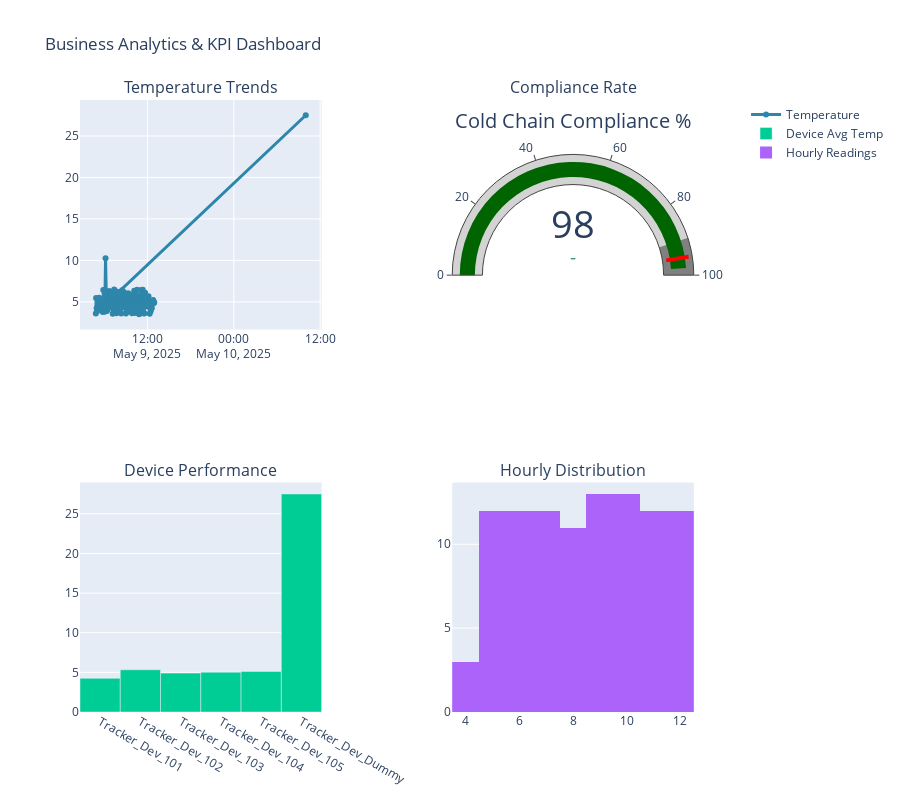

Notebook cell for this chart:
### Markdown cell above
## Section 7: Business Analytics & KPI Dashboard
Build an executive dashboard with KPIs: compliance rate, average temperature, device performance, and monitoring efficiency. Export dashboard screenshot.

### Code cell
# Business analytics dashboard
%pip install -q kaleido

import os
os.makedirs('exports', exist_ok=True)

def create_business_analytics(df):
    fig = make_subplots(
        rows=2, cols=2,
        subplot_titles=('Temperature Trends', 'Compliance Rate', 'Device Performance', 'Hourly Distribution'),
        specs=[[{"secondary_y": True}, {"type": "indicator"}],
               [{"type": "bar"}, {"type": "histogram"}]]
    )
    # Temperature trend
    fig.add_trace(go.Scatter(x=df['IoT_Sensor_DateTime'], y=df['Temperature_Celsius'],
                            mode='lines+markers', name='Temperature',
                            line=dict(color='#2E86AB', width=3)), row=1, col=1)
    # Compliance KPI
    compliance_rate = 100 * df['Cold_Chain_Compliant'].sum() / len(df)
    fig.add_trace(go.Indicator(
        mode="gauge+number+delta",
        value=compliance_rate,
        domain={'x': [0, 1], 'y': [0, 1]},
        title={'text': "Cold Chain Compliance %"},
        gauge={'axis': {'range': [None, 100]},
               'bar': {'color': "darkgreen"},
               'steps': [{'range': [0, 90], 'color': "lightgray"},
                        {'range': [90, 100], 'color': "gray"}],
               'threshold': {'line': {'color': "red", 'width': 4},
                           'thickness': 0.75,
                           'value': 95}}), row=1, col=2)
    # Device performance
    device_perf = df.groupby('IoT_Device_ID')['Temperature_Celsius'].mean()
    fig.add_trace(go.Bar(x=device_perf.index, y=device_perf.values, name='Device Avg Temp'), row=2, col=1)
    # Hourly distribution
    fig.add_trace(go.Histogram(x=df['Hour_of_Day'], name='Hourly Readings'), row=2, col=2)
    fig.update_layout(title_text='Business Analytics & KPI Dashboard', height=800)
    try:
        fig.write_image('exports/Week7_Analytics.png', width=1920, height=1080, scale=2)
    except ValueError as e:
        print("❌ Error saving image. Ensure 'kaleido' is installed. Error:", e)
    fig.show()

create_business_analytics(df)

### Figure 1 — Plotly figure (JSON) as saved in the notebook; plotly's stock layout.template omitted (floating-point values rounded to 4 significant figures)
{"data": [{"line": {"color": "#2E86AB", "width": 3}, "mode": "lines+markers", "name": "Temperature", "type": "scatter", "x": ["2025-05-10T10:00:00.000000000", "2025-05-09T04:49:40.000000000", "2025-05-09T04:51:40.000000000", "2025-05-09T04:56:40.000000000", "2025-05-09T05:01:40.000000000", "2025-05-09T05:07:40.000000000", "2025-05-09T05:12:40.000000000", "2025-05-09T05:16:40.000000000", "2025-05-09T05:21:40.000000000", "2025-05-09T05:29:40.000000000", "2025-05-09T05:34:40.000000000", "2025-05-09T05:39:40.000000000", "2025-05-09T05:41:40.000000000", "2025-05-09T05:47:40.000000000", "2025-05-09T05:51:40.000000000", "2025-05-09T05:56:40.000000000", "2025-05-09T06:03:40.000000000", "2025-05-09T06:10:40.000000000", "2025-05-09T06:12:40.000000000", "2025-05-09T06:17:40.000000000", "2025-05-09T06:21:40.000000000", "2025-05-09T06:29:40.000000000", "2025-05-09T06:31:40.000000000", "2025-05-09T06:39:40.000000000", "2025-05-09T06:41:40.000000000", "2025-05-09T06:49:40.000000000", "2025-05-09T06:53:40.000000000", "2025-05-09T06:56:40.000000000", "2025-05-09T07:01:40.000000000", "2025-05-09T07:10:40.000000000", "2025-05-09T07:13:40.000000000", "2025-05-09T07:20:40.000000000", "2025-05-09T07:22:40.000000000", "2025-05-09T07:29:40.000000000", "2025-05-09T07:34:40.000000000", "2025-05-09T07:37:40.000000000", "2025-05-09T07:41:40.000000000", "2025-05-09T07:46:40.000000000", "2025-05-09T07:53:40.000000000", "2025-05-09T07:58:40.000000000", "2025-05-09T08:05:40.000000000", "2025-05-09T08:09:40.000000000", "2025-05-09T08:14:40.000000000", "2025-05-09T08:16:40.000000000", "2025-05-09T08:21:40.000000000", "2025-05-09T08:28:40.000000000", "2025-05-09T08:33:40.000000000", "2025-05-09T08:40:40.000000000", "2025-05-09T08:43:40.000000000", "2025-05-09T08:48:40.000000000", "2025-05-09T08:53:40.000000000", "2025-05-09T09:00:40.000000000", "2025-05-09T09:05:40.000000000", "2025-05-09T09:06:40.000000000", "2025-05-09T09:14:40.000000000", "2025-05-09T09:20:40.000000000", "2025-05-09T09:24:40.000000000", "2025-05-09T09:29:40.000000000", "2025-05-09T09:32:40.000000000", "2025-05-09T09:36:40.000000000", "2025-05-09T09:41:40.000000000", "2025-05-09T09:46:40.000000000", "2025-05-09T09:51:40.000000000", "2025-05-09T09:57:40.000000000", "2025-05-09T10:04:40.000000000", "2025-05-09T10:09:40.000000000", "2025-05-09T10:12:40.000000000", "2025-05-09T10:18:40.000000000", "2025-05-09T10:23:40.000000000", "2025-05-09T10:27:40.000000000", "2025-05-09T10:32:40.000000000", "2025-05-09T10:38:40.000000000", "2025-05-09T10:45:40.000000000", "2025-05-09T10:50:40.000000000", "2025-05-09T10:51:40.000000000", "2025-05-09T10:58:40.000000000", "2025-05-09T11:05:40.000000000", "2025-05-09T11:07:40.000000000", "2025-05-09T11:15:40.000000000", "2025-05-09T11:20:40.000000000", "2025-05-09T11:23:40.000000000", "2025-05-09T11:30:40.000000000", "2025-05-09T11:33:40.000000000", "2025-05-09T11:40:40.000000000", "2025-05-09T11:42:40.000000000", "2025-05-09T11:50:40.000000000", "2025-05-09T11:52:40.000000000", "2025-05-09T11:56:40.000000000", "2025-05-09T12:05:40.000000000", "2025-05-09T12:08:40.000000000", "2025-05-09T12:11:40.000000000", "2025-05-09T12:18:40.000000000", "2025-05-09T12:25:40.000000000", "2025-05-09T12:26:40.000000000", "2025-05-09T12:31:40.000000000", "2025-05-09T12:36:40.000000000", "2025-05-09T12:44:40.000000000", "2025-05-09T12:47:40.000000000", "2025-05-09T12:54:40.000000000", "2025-05-09T12:56:40.000000000"], "xaxis": "x", "y": [27.5, 3.58, 5.45, 4.22, 3.92, 4.51, 3.95, 5.49, 4.18, 5.02, 4.63, 4.1, 4.65, 3.77, 6.42, 4.83, 3.79, 10.27, 6.01, 5.31, 3.9, 4.07, 4.67, 5.09, 6.32, 4.79, 4.38, 6.04, 5.1, 3.57, 5.99, 4.23, 6.5, 4.26, 6.27, 5.38, 3.62, 5.5, 6.2, 4.01, 4.54, 5.06, 5.54, 5.9, 3.58, 6.4, 5.28, 5.91, 6.2, 4.32, 5.95, 3.6, 3.76, 3.79, 4.29, 6.04, 5.14, 3.96, 5.82, 5.12, 5.83, 3.8, 3.62, 5.08, 5.26, 6.34, 3.66, 6.24, 4.08, 5.35, 6.47, 3.65, 5.74, 3.5, 5.09, 3.69, 6.43, 4.7, 5.67, 6.45, 3.71, 3.59, 3.63, 6.09, 5.36, 4.79, 4.59, 4.49, 4.41, 5.66, 5.02, 3.56, 5.09, 3.86, 4.23, 4.26, 4.81, 5.22, 4.87, 4.96], "yaxis": "y"}, {"domain": {"x": [0.57, 0.94], "y": [0.625, 1]}, "gauge": {"axis": {"range": [null, 100]}, "bar": {"color": "darkgreen"}, "steps": [{"color": "lightgray", "range": [0, 90]}, {"color": "gray", "range": [90, 100]}], "threshold": {"line": {"color": "red", "width": 4}, "thickness": 0.75, "value": 95}}, "mode": "gauge+number+delta", "title": {"text": "Cold Chain Compliance %"}, "type": "indicator", "value": 98}, {"name": "Device Avg Temp", "type": "bar", "x": ["Tracker_Dev_101", "Tracker_Dev_102", "Tracker_Dev_103", "Tracker_Dev_104", "Tracker_Dev_105", "Tracker_Dev_Dummy"], "xaxis": "x2", "y": [4.245, 5.324, 4.905, 5.026, 5.109, 27.5], "yaxis": "y3"}, {"name": "Hourly Readings", "type": "histogram", "x": [10, 4, 4, 4, 5, 5, 5, 5, 5, 5, 5, 5, 5, 5, 5, 5, 6, 6, 6, 6, 6, 6, 6, 6, 6, 6, 6, 6, 7, 7, 7, 7, 7, 7, 7, 7, 7, 7, 7, 7, 8, 8, 8, 8, 8, 8, 8, 8, 8, 8, 8, 9, 9, 9, 9, 9, 9, 9, 9, 9, 9, 9, 9, 9, 10, 10, 10, 10, 10, 10, 10, 10, 10, 10, 10, 10, 11, 11, 11, 11, 11, 11, 11, 11, 11, 11, 11, 11, 12, 12, 12, 12, 12, 12, 12, 12, 12, 12, 12, 12], "xaxis": "x3", "yaxis": "y4"}], "layout": {"annotations": [{"font": {"size": 16}, "showarrow": false, "text": "Temperature Trends", "x": 0.185, "xanchor": "center", "xref": "paper", "y": 1, "yanchor": "bottom", "yref": "paper"}, {"font": {"size": 16}, "showarrow": false, "text": "Compliance Rate", "x": 0.755, "xanchor": "center", "xref": "paper", "y": 1, "yanchor": "bottom", "yref": "paper"}, {"font": {"size": 16}, "showarrow": false, "text": "Device Performance", "x": 0.185, "xanchor": "center", "xref": "paper", "y": 0.375, "yanchor": "bottom", "yref": "paper"}, {"font": {"size": 16}, "showarrow": false, "text": "Hourly Distribution", "x": 0.755, "xanchor": "center", "xref": "paper", "y": 0.375, "yanchor": "bottom", "yref": "paper"}], "height": 800, "title": {"text": "Business Analytics & KPI Dashboard"}, "xaxis": {"anchor": "y", "domain": [0, 0.37]}, "xaxis2": {"anchor": "y3", "domain": [0, 0.37]}, "xaxis3": {"anchor": "y4", "domain": [0.57, 0.94]}, "yaxis": {"anchor": "x", "domain": [0.625, 1]}, "yaxis2": {"anchor": "x", "overlaying": "y", "side": "right"}, "yaxis3": {"anchor": "x2", "domain": [0, 0.375]}, "yaxis4": {"anchor": "x3", "domain": [0, 0.375]}}}
